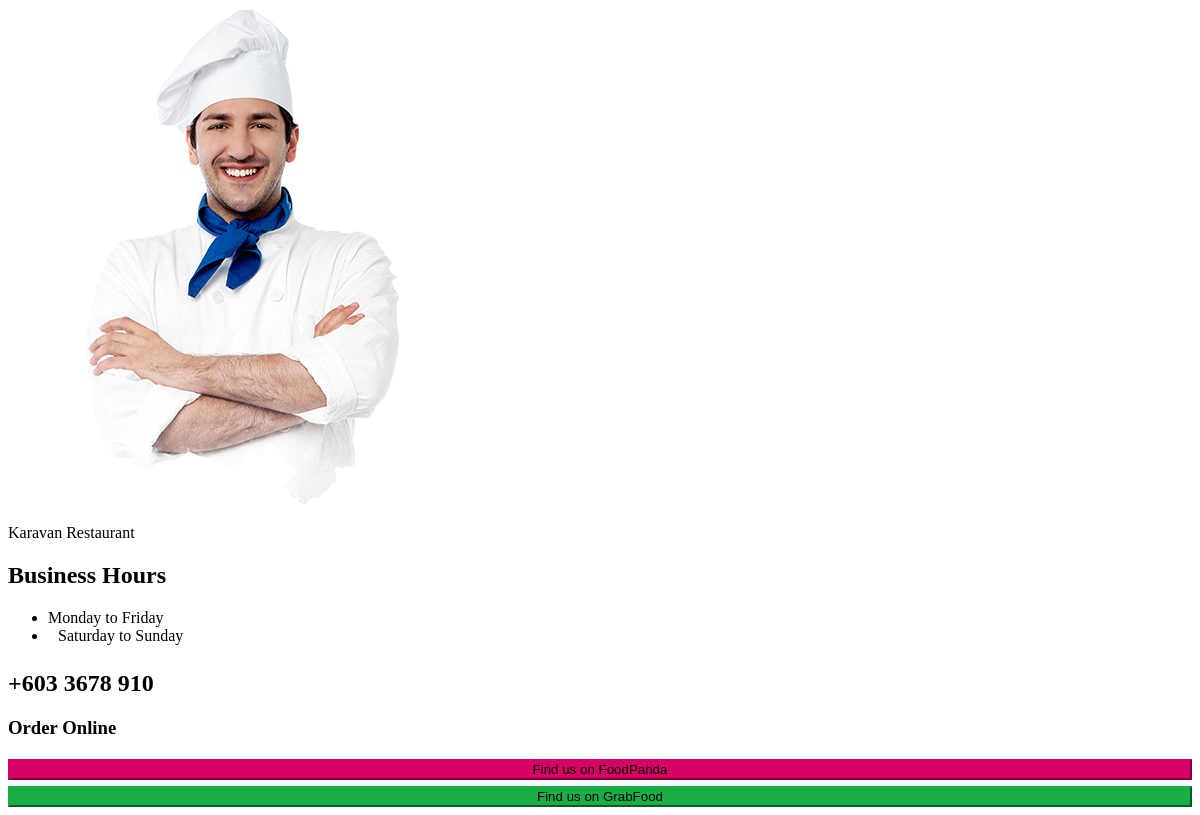
The page /php/reservation.php on the database as committed earlier.
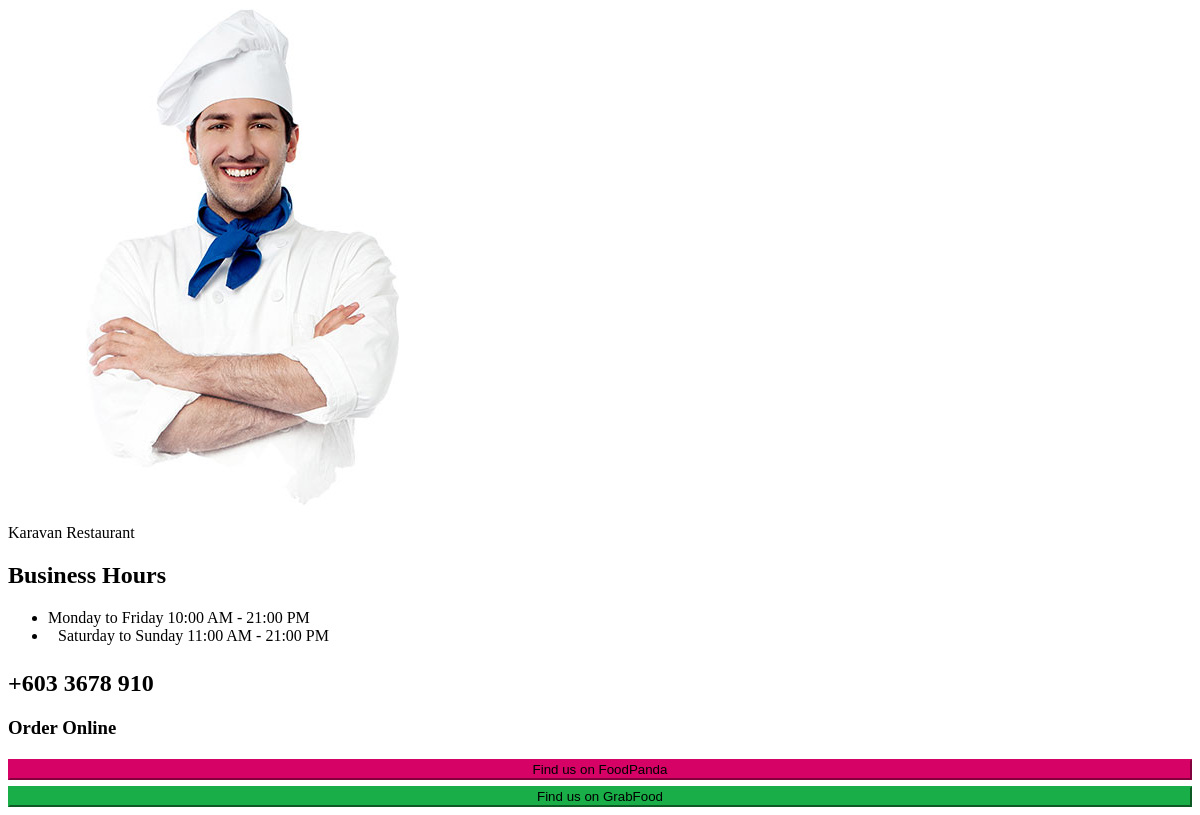
The same page on the database as committed later.
### tables this page shows
CREATE TABLE IF NOT EXISTS `businesshours` (
  `BusinessHoursID` varchar(256) NOT NULL,
  `Hours` varchar(256) NOT NULL,
  PRIMARY KEY (`BusinessHoursID`)
);

### admin/Database/DatabaseConnection.php (called while the page is built, shortened)
<?php
class DatabaseConnection
{
    private static $instance;
    private $db;
    private function __construct()
    {
        $host = 'localhost';
        $dbName = 'karavan';
        $user = 'root';
        $password = '11234566z';
        $dsn = "mysql:host=$host;dbname=$dbName";
        try {
            $this->db = new PDO($dsn, $user, $password);
        } catch (PDOException $ex) {
            echo "<p>ERROR: " . $ex->getMessage() . "</p>";
            exit;
        }
    }
    public static function getInstance()
    {
        if (self::$instance == null) {
            self::$instance = new DatabaseConnection();
        }
        return self::$instance;
    }
    public function getDb()
    {
        if ($this->db instanceof PDO) {
            return $this->db;
        }
    }
}

### admin/Database/MenuConnection.php (called while the page is built, shortened)
<?php
require_once $_SERVER['DOCUMENT_ROOT'] . '/karavan/admin/Database/DatabaseConnection.php';
class MenuConnection
{
    private $db;
    private static $instance;
    private function __construct()
    {
        $this->db = DatabaseConnection::getInstance();
    }
    public static function getInstance()
    {
        if (self::$instance == null) {
            self::$instance = new MenuConnection();
        }
        return self::$instance;
    }
    public function getBusinessHours()
    {
        $query = "SELECT * FROM businesshours";
        $stmt = $this->db->getDb()->prepare($query);
        $stmt->execute();
        if ($stmt->rowCount() != 0) {
            $hours = $stmt->fetchAll(PDO::FETCH_ASSOC);
        } else {
            $hours = NULL;
        }
        return $hours;
    }
}

### php/reservation.php (the view, shortened to what this page needs)
<section class="flat-row flat-make-res index-2">
    <div class="container">
        <div class="row">
            <div class="col-md-5">
                <div class="reservation-page-right">
                    <img src="images/maketrevation/1.png" class="img-responsive" alt="reservation-banner">
                </div>
            </div>
            <div class="col-md-7">
                <div class="reservation-page-left">
                    <div class="reservation-page-form">
                        <div class="title-section">
                            <div class="top-section">
                                <p>Karavan Restaurant</p>
                            </div>
                            <h1 class="title">Business Hours</h1>
                        </div>
                        <?php
                        require_once "admin/Database/MenuConnection.php";
                        $con = MenuConnection::getInstance();
                        $businessHours = $con->getBusinessHours();
                        ?>
                        <ul style="margin-top: 10px; margin-bottom: 25px">
                            <li>Monday to Friday <span><?php echo $businessHours[0]["Hours"]; ?></span> </li>
                            <li style="padding-left: 10px;">Saturday to Sunday <span><?php echo $businessHours[1]["Hours"]; ?></span></li>
                        </ul>
                        <h1 class="phone">+603 3678 910</h1>
                        <h3 style="margin-bottom: 20px;"><span>Order Online</span></h3>
                        <div class="foodpanda-button">
                            <button type="submit" class="book-now-btn">Find us on FoodPanda</button>
                        </div>
                        <div class="grabfood-button">
                            <button type="submit" class="book-now-btn">Find us on GrabFood</button>
                        </div>
                    </div>
                </div>
            </div>
        </div>
    </div>
</section>

### php/reservation.php (style rules this page uses)
.foodpanda-button { padding-bottom: 6px; }
.foodpanda-button button, .grabfood-button button { width: 100%; }
.foodpanda-button button { background: #D60265; border-color: #D60265; }
.grabfood-button button { background: #1AAE48; border-color: #1AAE48; }

Rows that differ between the two databases and show on the page:
added businesshours: Hours "10:00 AM - 21:00 PM"
added businesshours: Hours "11:00 AM - 21:00 PM"
